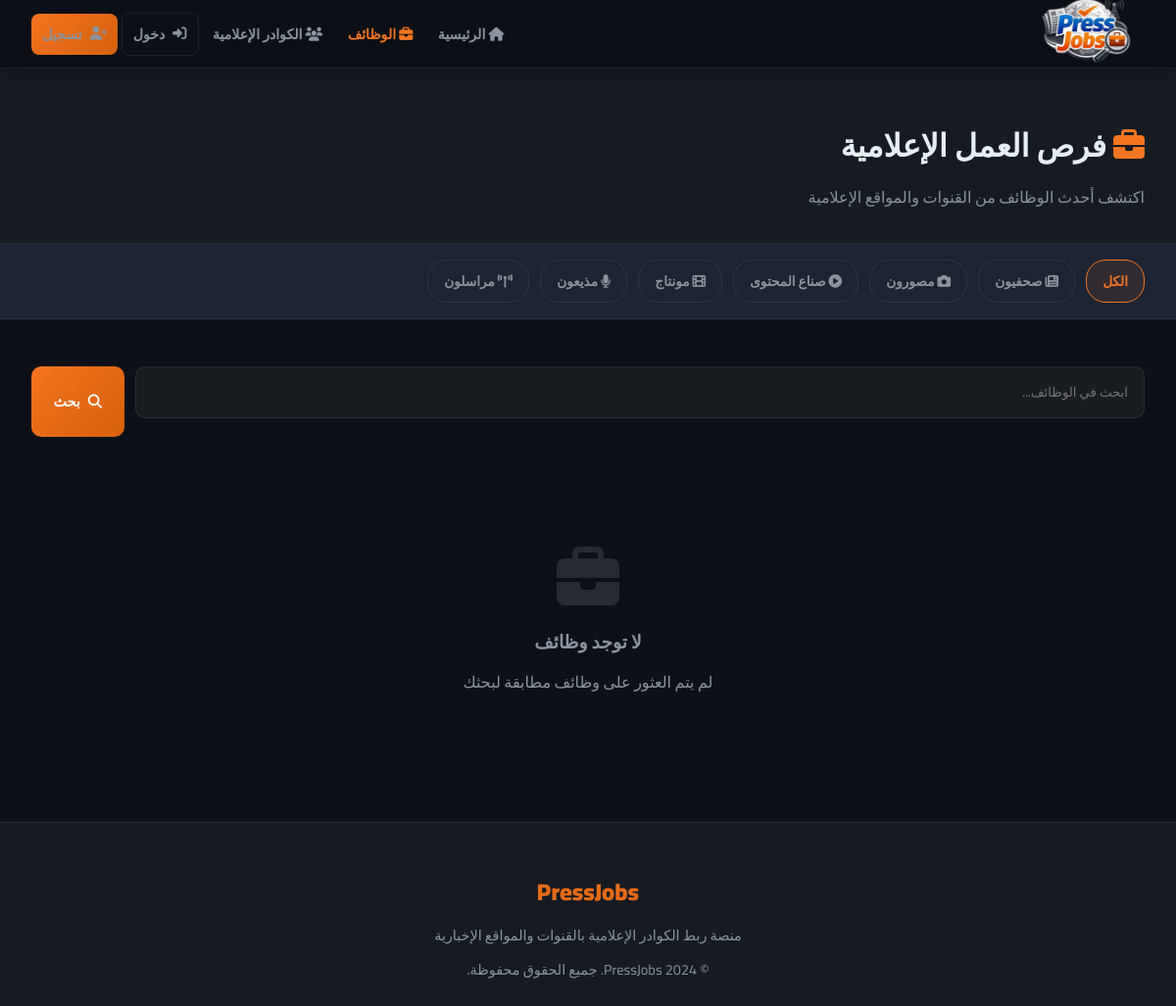
/jobs, run on an earlier commit of the app's database.
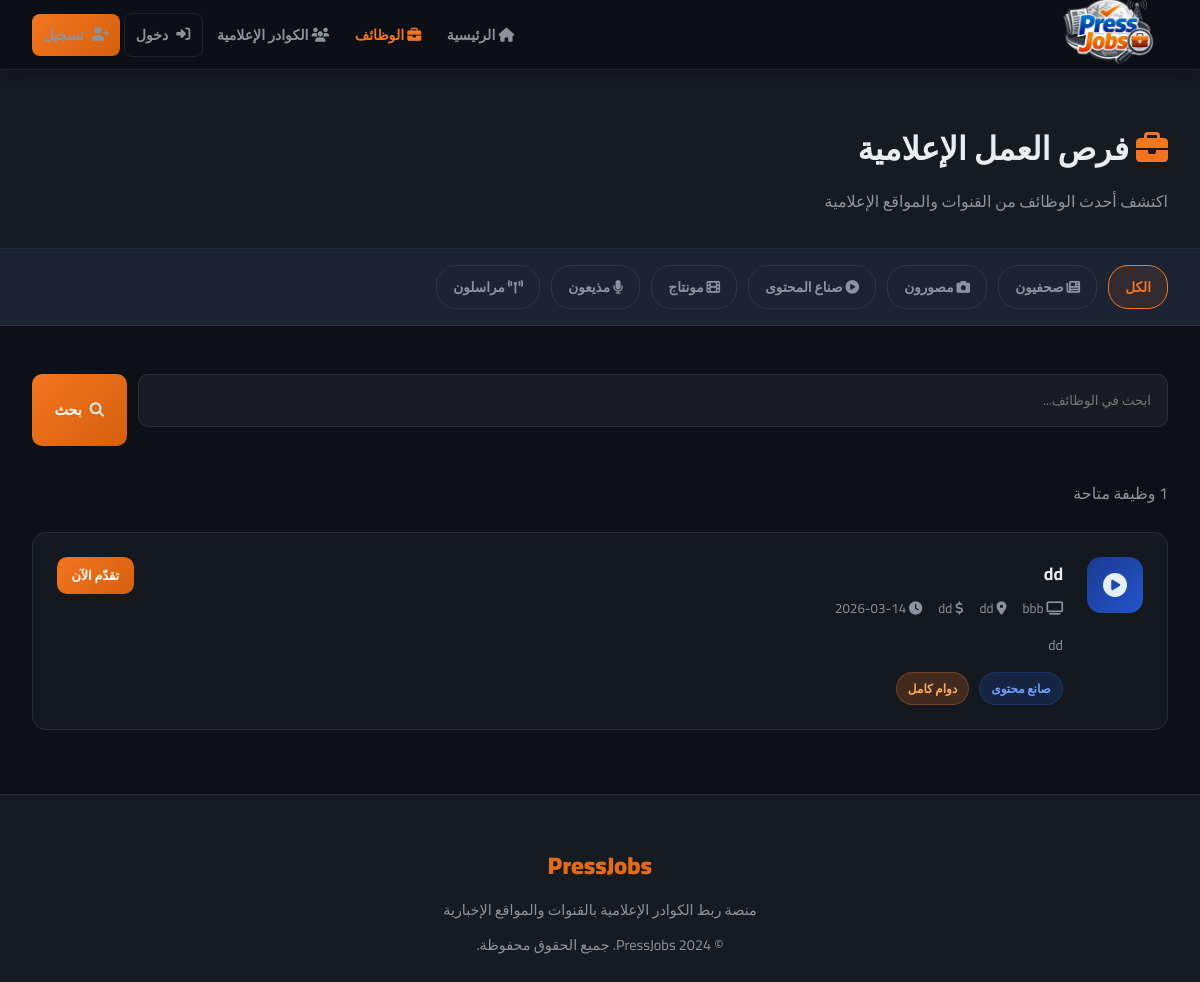
And on a later commit of the database.
### tables this page shows
CREATE TABLE jobs (
        id INTEGER PRIMARY KEY AUTOINCREMENT,
        channel_id INTEGER NOT NULL,
        title TEXT NOT NULL,
        description TEXT NOT NULL,
        category TEXT NOT NULL,
        location TEXT,
        job_type TEXT,
        salary TEXT,
        requirements TEXT,
        created_at TEXT DEFAULT CURRENT_TIMESTAMP,
        FOREIGN KEY(channel_id) REFERENCES users(id)
    );

CREATE TABLE users (
        id INTEGER PRIMARY KEY AUTOINCREMENT,
        name TEXT NOT NULL,
        email TEXT UNIQUE NOT NULL,
        password TEXT NOT NULL,
        account_type TEXT NOT NULL,
        bio TEXT,
        location TEXT,
        skills TEXT,
        education TEXT,
        experience TEXT,
        profile_image TEXT,
        created_at TEXT DEFAULT CURRENT_TIMESTAMP
    , last_name TEXT, gender TEXT, civil_status TEXT, specialty TEXT, years_experience TEXT, preferred_channels TEXT, extra_skills TEXT, cv_filename TEXT, intro_video TEXT, article_links TEXT);

### app.py (the view)
@app.route('/jobs')
def jobs():
    category = request.args.get('category', '')
    search = request.args.get('search', '')
    conn = get_db()
    query = '''SELECT jobs.*, users.name as channel_name FROM jobs
               JOIN users ON jobs.channel_id = users.id WHERE 1=1'''
    params = []
    if category:
        query += ' AND jobs.category=?'
        params.append(category)
    if search:
        query += ' AND (jobs.title LIKE ? OR jobs.description LIKE ?)'
        params.extend([f'%{search}%', f'%{search}%'])
    query += ' ORDER BY jobs.created_at DESC'
    all_jobs = conn.execute(query, params).fetchall()
    conn.close()
    return render_template('jobs.html', jobs=all_jobs, category=category, search=search)

### app.py (called while the page is built)
def get_db():
    conn = sqlite3.connect(DB_PATH)
    conn.row_factory = sqlite3.Row
    return conn

### templates/jobs.html (shortened to what this page needs)
{% extends 'base.html' %}
{% block content %}
<div class="page-header">
    <div style="max-width:1200px;margin:0 auto">
        <h1><i class="fas fa-briefcase" style="color:var(--orange)"></i> فرص العمل الإعلامية</h1>
        <p>اكتشف أحدث الوظائف من القنوات والمواقع الإعلامية</p>
    </div>
</div>
<div class="filter-bar">
    <a href="/jobs" {% if not category %}class="active"{% endif %}>الكل</a>
    <a href="/jobs?category=journalist" {% if category=='journalist' %}class="active"{% endif %}><i class="fas fa-newspaper"></i> صحفيون</a>
    <a href="/jobs?category=photographer" {% if category=='photographer' %}class="active"{% endif %}><i class="fas fa-camera"></i> مصورون</a>
    <a href="/jobs?category=content" {% if category=='content' %}class="active"{% endif %}><i class="fas fa-play-circle"></i> صناع المحتوى</a>
    <a href="/jobs?category=editor" {% if category=='editor' %}class="active"{% endif %}><i class="fas fa-film"></i> مونتاج</a>
    <a href="/jobs?category=presenter" {% if category=='presenter' %}class="active"{% endif %}><i class="fas fa-microphone"></i> مذيعون</a>
    <a href="/jobs?category=reporter" {% if category=='reporter' %}class="active"{% endif %}><i class="fas fa-broadcast-tower"></i> مراسلون</a>
</div>
<div class="jobs-layout">
    <form class="search-form" method="get">
        <input class="form-group input" type="text" name="search" value="{{ search }}" placeholder="ابحث في الوظائف..." style="padding:0.8rem 1rem;background:rgba(255,255,255,0.05);border:1.5px solid var(--border);border-radius:10px;color:var(--text);font-family:inherit;outline:none">
        <button type="submit" class="btn btn-primary"><i class="fas fa-search"></i> بحث</button>
    </form>
    {% if jobs %}
    <p style="color:var(--text-muted);margin-bottom:1.5rem">{{ jobs|length }} وظيفة متاحة</p>
    {% for job in jobs %}
    <a href="/job/{{ job.id }}" class="job-list-card">
        <div class="jlc-icon"><i class="fas fa-{{ {'journalist':'newspaper','photographer':'camera','content':'play-circle','editor':'film','presenter':'microphone','reporter':'broadcast-tower'}.get(job.category, 'briefcase') }}"></i></div>
        <div class="jlc-body">
            <h3>{{ job.title }}</h3>
            <div class="jlc-meta">
                <span><i class="fas fa-tv"></i> {{ job.channel_name }}</span>
                {% if job.location %}<span><i class="fas fa-map-marker-alt"></i> {{ job.location }}</span>{% endif %}
                {% if job.salary %}<span><i class="fas fa-dollar-sign"></i> {{ job.salary }}</span>{% endif %}
                <span><i class="fas fa-clock"></i> {{ job.created_at[:10] }}</span>
            </div>
            <p class="jlc-excerpt">{{ job.description }}</p>
            <div class="jlc-footer">
                <span class="badge badge-blue">{{ {'journalist':'صحفي','photographer':'مصور','content':'صانع محتوى','editor':'مونتير','presenter':'مذيع','reporter':'مراسل'}.get(job.category, job.category) }}</span>
                {% if job.job_type %}<span class="badge badge-orange">{{ job.job_type }}</span>{% endif %}
            </div>
        </div>
        <span class="btn btn-primary btn-sm">تقدّم الآن</span>
    </a>
    {% endfor %}
    {% else %}
    <div class="empty-state">
        <i class="fas fa-briefcase"></i>
        <h3 style="margin-bottom:0.5rem">لا توجد وظائف</h3>
        <p>لم يتم العثور على وظائف مطابقة لبحثك</p>
    </div>
    {% endif %}
</div>
{% endblock %}

### templates/base.html (shortened to what this page needs)
<!DOCTYPE html>
<html lang="ar" dir="rtl">
<head>
    <link rel="stylesheet" href="https://cdnjs.cloudflare.com/ajax/libs/font-awesome/6.4.0/css/all.min.css">
</head>
<body>
<nav>
    <a href="/" class="nav-brand">
        <img src="/static/images/logo.png" alt="PressJobs">
    </a>
    <div class="nav-links" id="navLinks">
        {% if not session.user_id %}<a href="/" {% if request.endpoint=='index' %}class="active"{% endif %}><i class="fas fa-home"></i> الرئيسية</a>{% endif %}
        <a href="/jobs" {% if request.endpoint=='jobs' %}class="active"{% endif %}><i class="fas fa-briefcase"></i> الوظائف</a>
        <a href="/journalists" {% if request.endpoint=='journalists' %}class="active"{% endif %}><i class="fas fa-users"></i> الكوادر الإعلامية</a>
        {% if session.user_id %}
        <a href="/profile/{{ session.user_id }}"><i class="fas fa-user"></i> {{ session.user_name }}</a>
        <a href="/logout" class="btn btn-outline btn-sm"><i class="fas fa-sign-out-alt"></i> خروج</a>
        {% else %}
        <a href="/login" class="btn btn-outline btn-sm"><i class="fas fa-sign-in-alt"></i> دخول</a>
        <a href="/register" class="btn btn-primary btn-sm"><i class="fas fa-user-plus"></i> تسجيل</a>
        {% endif %}
    </div>
</nav>
<main>
{% block content %}{% endblock %}
</main>
<footer>
    <div class="footer-brand">PressJobs</div>
    <p>منصة ربط الكوادر الإعلامية بالقنوات والمواقع الإخبارية</p>
    <p style="margin-top:0.5rem">© 2024 PressJobs. جميع الحقوق محفوظة.</p>
</footer>
</body>
</html>

### templates/base.html (style rules this page uses)
:root { --blue: #1a3a8f; --blue-mid: #2255cc; --orange: #f47520; --orange-dark: #d4600e; --dark: #0d1117; --dark2: #161b22; --dark3: #1c2333; --border: rgba(255,255,255,0.08); --text: #e6edf3; --text-muted: #8b949e; --card-bg: rgba(22, 27, 34, 0.9); --gradient-blue: linear-gradient(135deg, #1a3a8f, #2255cc); --gradient-orange: linear-gradient(135deg, #f47520, #d4600e); --gradient-hero: linear-gradient(135deg, #0d1117 0%, #1a2240 50%, #0d1117 100%); }
* { margin: 0; padding: 0; box-sizing: border-box; }
body { font-family: 'Cairo', 'Tajawal', sans-serif; background: var(--dark); color: var(--text); direction: rtl; overflow-x: hidden; }
nav { position: fixed; top: 0; width: 100%; z-index: 1000; background: rgba(13,17,23,0.95); backdrop-filter: blur(20px); border-bottom: 1px solid var(--border); padding: 0 2rem; height: 70px; display: flex; align-items: center; justify-content: space-between; box-shadow: 0 4px 30px rgba(0,0,0,0.3); }
.nav-brand { display: flex; align-items: center; gap: 0.7rem; text-decoration: none; }
.nav-brand img { height: 7rem; width: auto; }
.nav-links { display: flex; align-items: center; gap: 0.2rem; flex-wrap: nowrap; overflow: visible; }
.nav-links a { color: var(--text-muted); text-decoration: none; padding: 0.5rem 0.7rem; border-radius: 8px; font-size: 0.88rem; font-weight: 600; transition: all 0.3s; white-space: nowrap; }
.nav-links a.active { color: var(--orange); }
.btn { display: inline-flex; align-items: center; gap: 0.5rem; padding: 0.6rem 1.4rem; border-radius: 10px; font-family: inherit; font-weight: 700; cursor: pointer; transition: all 0.3s; text-decoration: none; border: none; font-size: 0.9rem; }
.btn-primary { background: var(--gradient-orange); color: white; }
.btn-outline { background: transparent; color: var(--text); border: 1.5px solid var(--border); }
.btn-sm { padding: 0.4rem 0.9rem; font-size: 0.8rem; }
main { padding-top: 70px; min-height: calc(100vh - 70px); }
.badge { display: inline-flex; align-items: center; gap: 0.3rem; padding: 0.25rem 0.7rem; border-radius: 20px; font-size: 0.75rem; font-weight: 700; }
.badge-blue { background: rgba(34,85,204,0.2); color: #6fa0ff; border: 1px solid rgba(34,85,204,0.3); }
.badge-orange { background: rgba(244,117,32,0.2); color: #ffaa5c; border: 1px solid rgba(244,117,32,0.3); }
footer { background: var(--dark2); border-top: 1px solid var(--border); padding: 3rem 2rem 1.5rem; text-align: center; }
footer .footer-brand { font-size: 1.5rem; font-weight: 900; background: var(--gradient-orange); -webkit-background-clip: text; -webkit-text-fill-color: transparent; margin-bottom: 0.5rem; }
footer p { color: var(--text-muted); font-size: 0.9rem; }
.form-group { margin-bottom: 1.2rem; }

What changed in the data, as far as the page shows it:
added jobs: title "dd", channel_name "bbb", location "dd", salary "dd", created_at "2026-03-14", description "dd", category "صانع محتوى", job_type "دوام كامل"
Also different on the page:
text no longer shown: "لا توجد وظائف لم يتم العثور على وظائف مطابقة لبحثك"
text now shown: "وظيفة متاحة"
